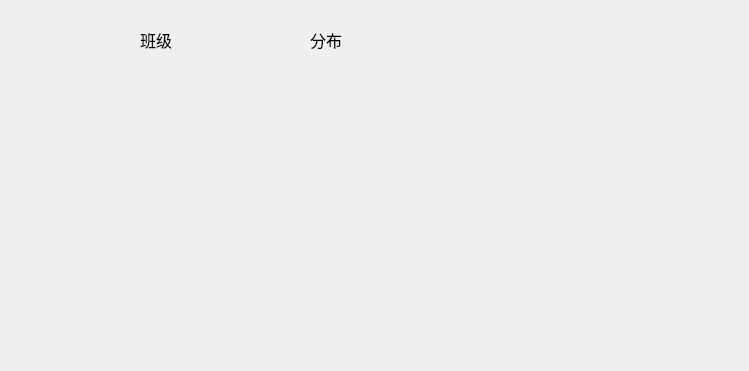
<?xml version="1.0" encoding="UTF-8"?>
<ui version="4.0">
 <class>dlg_14</class>
 <widget class="QDialog" name="dlg_14">
  <property name="geometry">
   <rect>
    <x>0</x>
    <y>0</y>
    <width>749</width>
    <height>371</height>
   </rect>
  </property>
  <property name="windowTitle">
   <string>班级宿舍楼分布</string>
  </property>
  <widget class="QLabel" name="label">
   <property name="geometry">
    <rect>
     <x>140</x>
     <y>30</y>
     <width>81</width>
     <height>20</height>
    </rect>
   </property>
   <property name="font">
    <font>
     <family>Adobe 黑体 Std R</family>
     <pointsize>12</pointsize>
    </font>
   </property>
   <property name="text">
    <string>班级</string>
   </property>
  </widget>
  <widget class="QLabel" name="label_2">
   <property name="geometry">
    <rect>
     <x>310</x>
     <y>30</y>
     <width>91</width>
     <height>20</height>
    </rect>
   </property>
   <property name="font">
    <font>
     <family>Adobe 黑体 Std R</family>
     <pointsize>12</pointsize>
    </font>
   </property>
   <property name="text">
    <string>分布</string>
   </property>
  </widget>
 </widget>
 <resources/>
 <connections/>
</ui>
